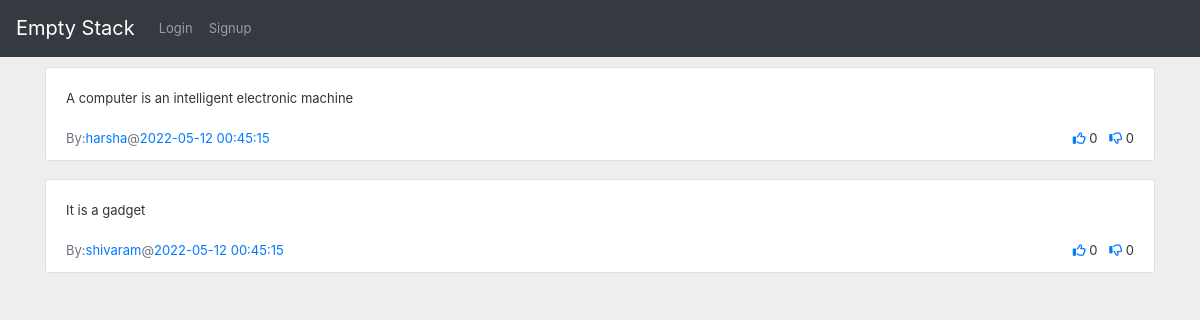
Before: /show_answers with the older database file.
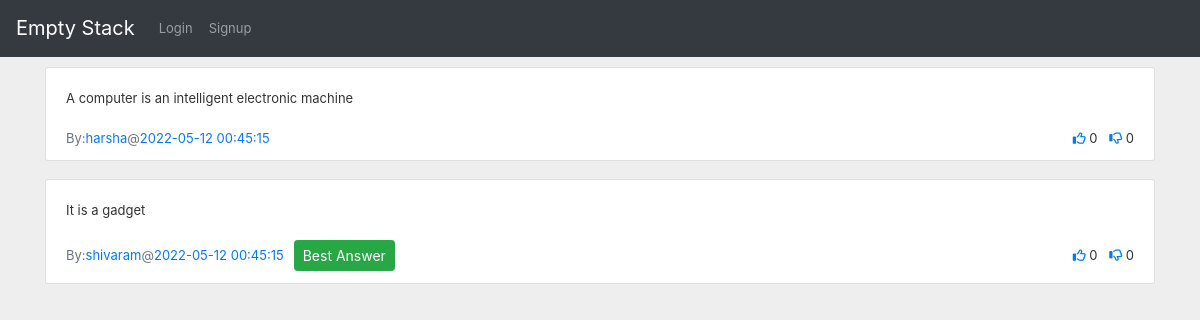
After: the same page with the newer database file.
### app.py (models this page shows)
class Answers(db.Model):
    answerid = db.Column(db.Integer, autoincrement=True, primary_key=True)
    userid = db.Column(db.Integer, ForeignKey(Users.userid))
    answer = db.Column(db.Text)
    questionid = db.Column(db.Integer, ForeignKey(Questions.questionid))
    timeposted = db.Column(db.DateTime, server_default=func.now())
    upvotes = db.Column(db.Integer, default=0)
    downvotes = db.Column(db.Integer, default=0)
    bestanswer = db.Column(db.Boolean, default=False)

class Users(db.Model):
    userid = db.Column(db.Integer, primary_key=True, autoincrement=True)
    username = db.Column(db.String, unique=True)
    firstname = db.Column(db.String)
    lastname = db.Column(db.String)
    email = db.Column(db.String)
    phone = db.Column(db.String)
    profile = db.Column(db.Text)
    rating = db.Column(db.Integer, default=0)
    city = db.Column(db.String)
    state = db.Column(db.String)
    country = db.Column(db.String)

### app.py (the view)
@app.route('/show_answers', methods=['GET', 'POST'])
def show_answers():
    question_id = 1
    answers = Answers.query.filter_by(questionid=question_id).all()
    usernames = []
    list_of_upvotes = []
    list_of_downvotes = []
    for answer in answers:
        user = Users.query.filter_by(userid=answer.userid).first()
        user_upvote = Upvotes.query.filter_by(userid=session.get('userid'), answerid=answer.answerid).first()
        if user_upvote:
            list_of_upvotes.append(True)
        else:
            list_of_upvotes.append(False)
        user_downvote = Downvotes.query.filter_by(userid=session.get('userid'), answerid=answer.answerid).first()
        if user_downvote:
            list_of_downvotes.append(True)
        else:
            list_of_downvotes.append(False)
        usernames.append(user.username)
    question = Questions.query.filter_by(questionid=question_id).first()
    return render_template('answers.html',
                           answers=answers,
                           usernames=usernames,
                           list_of_upvotes=list_of_upvotes,
                           list_of_downvotes=list_of_downvotes,
                           question=question)

### templates/answers.html (shortened to what this page needs)
{% extends "base.html" %}
{% import "bootstrap/wtf.html" as wtf %}
{% block styles %}
<link rel="stylesheet" href="{{url_for('.static', filename='css/answers.css')}}">
{% endblock %}
{% block content %}
    {% for answer in answers %}
        <div class="container d-flex justify-content-center mt-10">
        {% if list_of_upvotes[loop.index-1] %}
            {% set upvote_icon_class = "fas fa-thumbs-up" %}
        {% else %}
            {% set upvote_icon_class = "far fa-thumbs-up" %}
        {% endif %}
        {% if list_of_downvotes[loop.index-1] %}
            {% set downvote_icon_class = "fas fa-thumbs-down" %}
        {% else %}
            {% set downvote_icon_class = "far fa-thumbs-down" %}
        {% endif %}
            <div class="w-100 overflow-auto order-2 order-md-1">
                <div class="card-group-control card-group-control-right">
                    <div class="card mb-2 w-100">
                        <div class="collapse show" >
                            <div class="card-body">
                                {{ answer.answer }}
                            </div>
                            <div class="card-footer bg-transparent d-sm-flex align-items-sm-center border-top-0 pt-0">
                                <span class="text-muted">By: </span><span class="text-primary">{{ usernames[loop.index-1] }}</span>
                                <span class="text-muted">@</span><span class="text-primary">{{ answer.timeposted }}</span>
                                {% if answer.bestanswer %}
                                    <div class="gap">
                                        <button type="button" class="btn btn-success btn-sm">
                                        Best Answer
                                        </button>
                                    </div>
                                {% endif %}
                                <ul class="list-inline text-nowrap mb-0 ml-auto mt-2 mt-sm-0">
                                    <li class="list-inline-item"><a href="/upvote-answer/{{ answer.answerid }}"><i class="{{ upvote_icon_class }}"></i></a> {{ answer.upvotes }}</li>
                                    <li class="list-inline-item"><a href="/downvote-answer/{{ answer.answerid }}"><i class="{{ downvote_icon_class }}"></i></a> {{ answer.downvotes }}</li>
                                </ul>
                            </div>
                        </div>
                    </div>
                </div>
            </div>
        </div>
    {% endfor %}
{% endblock %}

### templates/base.html (shortened to what this page needs)
<!DOCTYPE html>
<html lang="en">
<head>
    <link rel="stylesheet" href="https://cdn.jsdelivr.net/npm/bootstrap@4.3.1/dist/css/bootstrap.min.css">
    <link rel="stylesheet" href="https://cdnjs.cloudflare.com/ajax/libs/font-awesome/6.1.1/css/all.min.css" />
    <link rel="stylesheet" href="{{ url_for('static',filename='css/main.css') }}">
    {% block styles %}{% endblock %}
</head>
<body>
    <nav class="navbar navbar-expand-lg navbar-dark bg-dark">
      <a class="navbar-brand" href="/">Empty Stack</a>
      <div class="collapse navbar-collapse" id="navbarSupportedContent">
        <ul class="navbar-nav ms-auto">
            {% if not session.get('userid') %}
                 <li class="nav-item ">
                    <a class="nav-link" href="/login">Login <span class="sr-only">(current)</span></a>
                 </li>
                 <li class="nav-item">
                    <a class="nav-link" href="/signup">Signup <span class="sr-only">(current)</span></a>
                 </li>
            {% endif %}
        </ul>
      </div>
    </nav>
    {% block content %}{% endblock %}
</body>
</html>

### static/css/answers.css (style rules this page uses)
body { margin: 0; font-size: .8125rem; font-weight: 400; line-height: 1.5385; color: #333; text-align: left; background-color: #eee; }
.mt-10 { margin-top: 10px; }
.gap { margin-left: 10px; }
a { text-decoration: none !important; }
.card { position: relative; display: -ms-flexbox; display: flex; -ms-flex-direction: column; flex-direction: column; min-width: 0; word-wrap: break-word; background-color: #fff; background-clip: border-box; border: 1px solid rgba(0,0,0,.125); border-radius: .1875rem; }
.w-100 { width: 100%!important; }

Changed rows visible on the page:
changed Answers "It is a gadget": now shows "Best Answer"
